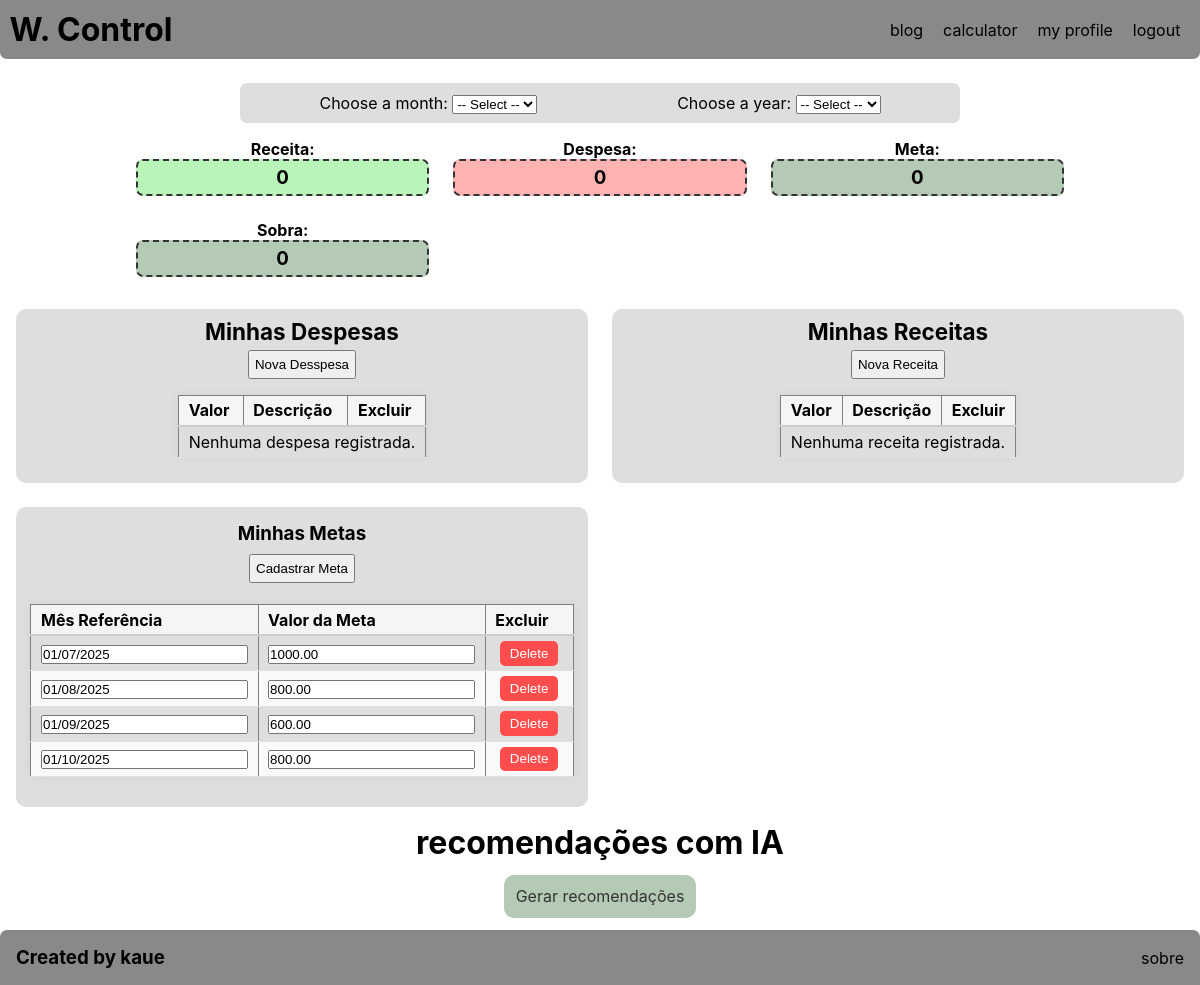
/ (signed in), run on the app's committed database.
### app/models.py (models this page shows, shortened)
class MetaPoupanca(db.Model):
    __tablename__ = 'metas_poupanca'
    id = db.Column(db.Integer, primary_key=True)
    usuario_id = db.Column(db.Integer, db.ForeignKey('usuarios.id'), nullable=False)
    mes_referencia = db.Column(db.Date, nullable=False)
    valor_meta = db.Column(db.Numeric(10, 2), nullable=False)

### app/views.py (the view)
@app.route('/')
@login_required
def home():
    mes = session.get('mes')
    ano = session.get('ano')
    todas_receitas = Receita.query.filter_by(usuario_id=current_user.id).all()
    todas_despesas = Despesa.query.filter_by(usuario_id=current_user.id).all()
    todas_metas = MetaPoupanca.query.filter_by(usuario_id=current_user.id).all()
    receitas = [
        r for r in todas_receitas
        if r.mes_referencia.strftime('%Y-%m-%d').split('-')[0] == str(ano)
        and r.mes_referencia.strftime('%Y-%m-%d').split('-')[1] == str(mes).zfill(2)
    ]
    despesas = [
        d for d in todas_despesas
        if d.mes_referencia.strftime('%Y-%m-%d').split('-')[0] == str(ano)
        and d.mes_referencia.strftime('%Y-%m-%d').split('-')[1] == str(mes).zfill(2)
    ]
    metas_comciltro = [
        m for m in todas_metas
        if m.mes_referencia.strftime('%Y-%m-%d').split('-')[0] == str(ano)
        and m.mes_referencia.strftime('%Y-%m-%d').split('-')[1] == str(mes).zfill(2)
    ]
    metas = current_user.metas
    total_receitas = sum([r.valor for r in receitas])
    total_despesas = sum([d.valor for d in despesas])
    total_metas = sum([m.valor_meta for m in metas_comciltro])
    sobra = total_receitas - total_despesas - total_metas
    return render_template(
        'home.html',
        despesas=despesas,
        receitas=receitas,
        metas=metas,
        total_despesas=total_despesas,
        total_receitas=total_receitas,
        meta_filtro=total_metas,
        sobra=sobra,
        mes=mes,
        ano=ano
    )

### app/views.py (called while the page is built)
@lm.user_loader
def user_loader(id):
    user = db.session.query(User).filter_by(id=id).first()
    return user

### app/templates/home.html (shortened to what this page needs)
{% extends 'base.html' %}
{% block content %}
    {% if current_user.is_authenticated %}
        <div class="one-part">
            <div class="part1">
                <div class="find-form">
                    <form method="GET" action="{{ url_for('set_mes') }}">
                        <label for="mes">Choose a month:</label>
                        <select name="mes" id="mes" onchange="this.form.submit()">
                            <option value="">-- Select --</option>
                        </select>
                    </form>
                    <form method="GET" action="{{ url_for('set_ano') }}">
                        <label for="ano">Choose a year:</label>
                        <select name="ano" id="ano" onchange="this.form.submit()">
                            <option value="">-- Select --</option>
                        </select>
                    </form>
                </div>
            </div>
                <div class="res">
                    <div class="resumo">
                        <div class="resumo-item ">
                            <p class="t-item">Receita:</p>
                            <div class="inf-resumo inf-resumo-r">
                                <h3>{{ total_receitas }}</h3>
                            </div>
                        </div>
                        <div class="resumo-item">
                            <p class="t-item">Despesa: </p>
                            <div class="inf-resumo inf-resumo-d">
                                <h3>{{ total_despesas }}</h3>
                            </div>
                        </div>
                        <div class="resumo-item">
                            <p class="t-item">Meta:</p>
                            <div class="inf-resumo inf-resumo-s">
                                <h3>{{ meta_filtro }}</h3>
                            </div>
                        </div>
                        <div class="resumo-item">
                            <p class="t-item">Sobra:</p>
                            <div class="inf-resumo inf-resumo-s">
                                <h3>{{ sobra }}</h3>
                            </div>
                        </div>
                    </div>
                </div>
        </div>
        <div class="grid-container">
            <div class="second-part item">
                <div class="second-part1">
                    <div class="div-d">
                        <div>
                            <h3>Minhas Despesas</h3>
                        </div>
                        <div>
                            <button onclick="abrirModalD()">Nova Desspesa</button>
                        </div>
                        <table border="1" class="tableDespesas">
                            <thead>
                                <th>Valor</th>
                                <th>Descrição</th>
                                <th>Excluir</th>
                            </thead>
                            {% for despesa in despesas %}
                                <tr>
                                    <!-- <td>
                                        <form action="/update/{{despesa.id }}/categoria" method="post">
                                            <input type="text" name="categoriaForm" value="{{despesa.categoria}}">
                                        </form>
                                    </td> -->
                                    <td>
                                        <form action="/update/{{despesa.id }}/valor" method="post">
                                            <input type="text" name="valorForm" value='{{ "%.2f"|format(despesa.valor) }}'>
                                        </form>
                                    </td>
                                    <!-- <td>
                                        <form action="/update/{{despesa.id }}/data_pagamento" method="post">
                                            <input type="text" name="data_pagamentoForm" value="{{despesa.data_pagamento.strftime('%d/%m/%Y') }}">
                                        </form>
                                    </td> -->
                                    <td>
                                        <form action="/update/{{despesa.id }}/descricao" method="post">
                                            <input type="text" name="descricaoForm" value="{{ despesa.descricao}}">
                                        </form>
                                    </td>
                                    <td>
                                        <form action="/delete/{{ despesa.id }}" method="post">
                                            <button type="submit" class="excluir-btn">Delete</button>
                                        </form>
                                    </td>
                                </tr>
                            {% else %}
                                <tr>
                                    <td colspan="6">Nenhuma despesa registrada.</td>
                                </tr>
                            {% endfor %}
                        </table>
                    </div>
                </div>
            </div>
            <div class="item">
                <div class="second-part2">
                    <div class="div-r">
                        <div>
                            <h3>Minhas Receitas</h3>
                        </div>
                        <div>
                            <button onclick="abrirModalR()">Nova Receita</button>
                        </div>
                        <table border="1" class="tableReceitas">
                            <thead>
                                <th>Valor</th>
                                <th>Descrição</th>
                                <th>Excluir</th>
                            </thead>
                            {% for receita in receitas %}
                                <tr>
                                    <!-- <td>
                                        <form action="/update/{{receita.id }}/categoria/r" method="post">
                                            <input type="text" name="categoriaForm" value="{{receita.categoria}}">
                                        </form>
                                    </td> -->
                                    <td>
                                        <form action="/update/{{receita.id }}/valor/r" method="post">
                                            <input type="text" name="valorForm" value="{{ '%.2f'|format(receita.valor) }}">
                                        </form>
                                    </td>
                                    <!-- <td>
                                        <form action="/update/{{receita.id }}/data_recebimento/r" method="post">
                                            <input type="text" name="data_recebimentoForm" value="{{receita.data_recebimento.strftime('%d/%m/%Y') }}">
                                        </form>
                                    </td> -->
                                    <td>
                                        <form action="/update/{{receita.id }}/descricao/r" method="post">
                                            <input type="text" name="descricaoForm" value="{{ receita.descricao }}">
                                        </form>
                                    </td>
                                    <td>
                                        <form action="/delete/{{ receita.id }}/r" method="post">
                                            <button type="submit" class="excluir-btn">Delete</button>
                                        </form>
                                    </td>
                                </tr>
                            {% else %}
                                <tr>
                                    <td colspan="6">Nenhuma receita registrada.</td>
                                </tr>
                            {% endfor %}
                        </table>
                    </div>
                </div>
            </div>
            <div class="metas item">
                <div class="meta2">
                    <div>
                        <h3>Minhas Metas</h3>
                    </div>
                    <div class="meta1">
                        <div >
                            <button id="btnCadastrar">Cadastrar Meta</button>
                        </div>
                </div>
                    <table border="1" id="tableMetas"  >
                        <thead>
                            <th>Mês Referência</th>
                            <th>Valor da Meta</th>
                            <th>Excluir</th>
                        </thead>
                        {% for meta in metas %}
                            <tr>
                                <td>
                                    <form action="/update/{{ meta.id }}/mes_referencia" method="post">
                                        <input type="text" name="mes_referenciaForm" value="{{meta.mes_referencia.strftime('%d/%m/%Y') }}">
                                    </form>
                                </td>
                                <td>
                                    <form action="/update/{{ meta.id }}/valor_meta" method="post">
                                        <input type="text" name="valor_metaForm" value="{{ '%.2f'|format(meta.valor_meta) }}">
                                    </form>
                                </td>
                                <td>
                                    <form action="/delete/{{ meta.id }}/m" method="post">
                                        <button type="submit" class="excluir-btn">Delete</button>
                                    </form>
                                </td>
                            </tr>
                        {% else %}
                            <tr>
                                <td colspan="4">Nenhuma despesa registrada.</td>
                            </tr>
                        {% endfor %}
                    </table>
                </div>
            </div>
        </div>
        <div class="rec">
            <div class="rec-title">
                <h1>recomendações com IA</h1>
            </div>
            <div class="ai-part">
                <a href="#">Gerar recomendações</a>
            </div>
        </div>
    {% else %}
        <h1>You are not logged in!</h1>
    {% endif %}
{% endblock %}

### app/static/css/global.css (style rules this page uses)
* { margin: 0; padding: 0; box-sizing: border-box; }
:root { --color-primary: #898989; --color-secondary: #dedede; --color-light: #f5f5f5; --color-dark: #333; --color-danger: #ff4d4d; --color-danger-hover: #cc0000; --color-success: rgba(25, 219, 22, 0.3); --color-warning: rgba(255, 0, 0, 0.3); --color-info: rgba(12, 79, 11, 0.3); --overlay-bg: rgba(0, 0, 0, 0.5); --font-family: 'Inter', sans-serif; --font-size-base: 1rem; --font-size-large: 1.2rem; --spacing-xs: 0.3rem; --spacing-sm: 0.6rem; --spacing-md: 0.7rem; --spacing-lg: 1rem; --spacing-xl: 1.5rem; --radius-sm: 5px; --radius-md: 7px; --radius-lg: 10px; --shadow-sm: 0 0 10px rgba(0,0,0,0.05); --shadow-md: 0 0 15px rgba(0,0,0,0.3); }
html, body { height: 100%; font-size: 100%; font-family: var(--font-family); overflow-x: hidden; display: flex; flex-direction: column; min-height: 100%; }

### app/static/css/home.css (style rules this page uses)
.one-part { display: flex; flex-direction: column; align-items: center; }
.part1 { width: 60%; justify-content: space-between; }
.find-form { background-color: var(--color-secondary); display: flex; justify-content: space-around; padding: var(--spacing-sm); border-radius: var(--radius-md); }
.res { width: 80%; }
.resumo { margin-top: var(--spacing-lg); display: grid; grid-template-columns: repeat(auto-fit, minmax(250px, 1fr)); gap: var(--spacing-xl); padding: 0 var(--spacing-lg) var(--spacing-lg); }
.t-item { display: flex; justify-content: center; align-items: center; }
.resumo p { font-weight: bold; }
.inf-resumo { padding: var(--spacing-xs); border: 2px dashed var(--color-dark); border-radius: var(--radius-md); text-align: center; }
.inf-resumo-d { background-color: var(--color-warning); }
.inf-resumo-r { background-color: var(--color-success); }
.inf-resumo-s { background-color: var(--color-info); }
.grid-container { margin: var(--spacing-lg) var(--spacing-lg) var(--spacing-lg) var(--spacing-lg); display: grid; grid-template-columns: repeat(auto-fit, minmax(380px, 1fr)); gap: var(--spacing-xl); }
.metas { background-color: var(--color-secondary); border-radius: var(--radius-lg); padding: var(--spacing-sm); }
.meta1, .meta2 { padding: var(--spacing-xs); border-radius: var(--radius-lg); text-align: center; }
.meta1 button { margin-top: var(--spacing-xs); padding: var(--spacing-xs); }
.second-part1, .second-part2 { background-color: var(--color-secondary); border-radius: var(--radius-lg); padding: var(--spacing-sm); display: flex; flex-direction: column; align-items: center; text-align: center; }
.div-d, .div-r { text-align: center; font-size: var(--font-size-large); }
.div-d button, .div-r button { padding: var(--spacing-xs); margin-top: var(--spacing-xs); }
table { width: 100%; border-collapse: collapse; margin: var(--spacing-lg) 0; font-size: var(--font-size-base); text-align: left; box-shadow: var(--shadow-sm); }
thead { background-color: var(--color-light); }
thead th { padding: var(--spacing-xs) var(--spacing-sm); font-weight: bold; border-bottom: 2px solid #ccc; }
tbody tr { border-bottom: 1px solid #e0e0e0; }
tbody td { padding: var(--spacing-xs) var(--spacing-sm); }
tbody td input { width: 100%; }
tbody tr:nth-child(even) { background-color: #f9f9f9; }
td:last-child { text-align: center; }
button.excluir-btn { background-color: var(--color-danger); color: white; border: none; padding: var(--spacing-xs) var(--spacing-sm); border-radius: var(--radius-sm); cursor: pointer; transition: background-color 0.2s ease; }
.rec { display: flex; flex-direction: column; align-items: center; margin: var(--spacing-lg) var(--spacing-lg) var(--spacing-xl) var(--spacing-lg); }
.ai-part { margin-top: var(--spacing-xl); }
.ai-part a { text-decoration: none; color: var(--color-dark); background-color: var(--color-info); padding: var(--spacing-md); border-radius: var(--radius-lg); }

### data on the page
MetaPoupanca: mes_referenciaForm "01/07/2025", valor_metaForm "1000.00"
MetaPoupanca: mes_referenciaForm "01/08/2025", valor_metaForm "800.00"
MetaPoupanca: mes_referenciaForm "01/09/2025", valor_metaForm "600.00"
MetaPoupanca: mes_referenciaForm "01/10/2025", valor_metaForm "800.00"

### other printed values
{{ total_receitas }} "0"
{{ total_despesas }} "0"
{{ meta_filtro }} "0"
{{ sobra }} "0"
